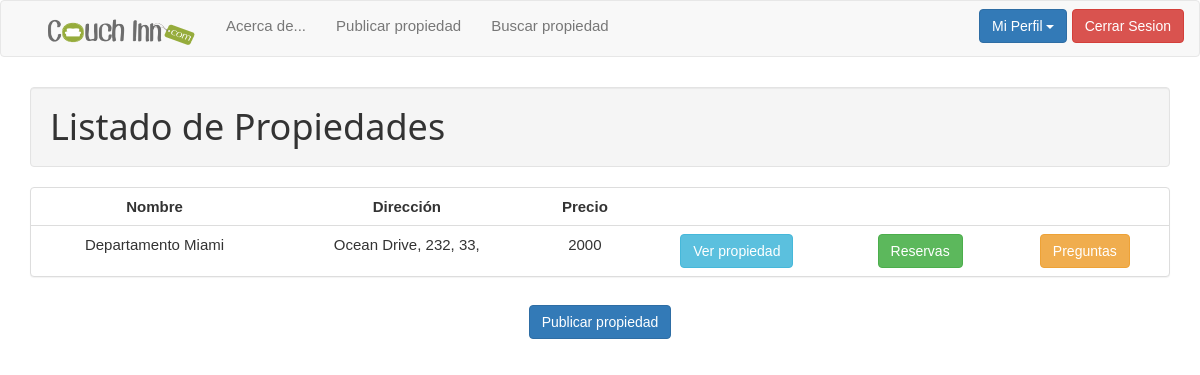
/user_property_list.php (signed in), run on the app's committed database.
### tables this page shows
CREATE TABLE `propiedad` (
  `id_propiedad` int(11) NOT NULL,
  `nombre` varchar(100) NOT NULL,
  `capacidad` int(11) NOT NULL,
  `numero_habitaciones` int(11) NOT NULL,
  `numero_banos` int(11) NOT NULL,
  `cochera` int(1) NOT NULL,
  `wifi` int(1) NOT NULL,
  `precio` double NOT NULL,
  `descripcion` varchar(1000) NOT NULL,
  `id_tipo_propiedad` int(11) NOT NULL,
  `id_ubicacion` int(11) NOT NULL,
  `id_usuario` int(11) NOT NULL
);

CREATE TABLE `ubicacion` (
  `id_ubicacion` int(11) NOT NULL,
  `calle` varchar(100) NOT NULL,
  `numero` int(11) NOT NULL,
  `piso` int(11) NOT NULL,
  `departamento` varchar(100) NOT NULL,
  `pais` varchar(100) NOT NULL,
  `provincia` varchar(100) NOT NULL,
  `ciudad` varchar(100) NOT NULL,
  `codigo_postal` int(11) NOT NULL
);

### web/user_property_list.php (the view, shortened to what this page needs)
<!DOCTYPE html>
<html lang="en">
  	<head>
	    <link href="css/bootstrap.min.css" rel="stylesheet" media="screen">
	    <link rel="stylesheet" href="css/w3.css">
  	</head>
  	<body>
    	<?php
			if (isset ($_SESSION['rol'])){
				if (($_SESSION['rol'] == 1) || ($_SESSION['rol'] == 2)){
					include 'user_taskbar.php';
				}
				else{
					header("Location: index.php");
				}
			}
			else{
				header("Location: index.php");
			}
		?>
		<div class="container">
	    	<h1 class="well">Listado de Propiedades</h1>
				<form name="form1" method="post" action="user_property_list_check.php">
					<div class="panel panel-default">
						<table class="table">
						    <tr>
								<td align="center"><strong>Nombre</strong></td>
								<td align="center"><strong>Dirección</strong></td>
								<td align="center"><strong>Precio</strong></td>
							</tr>
							<?php
							$result = mysql_query("SELECT * FROM propiedad WHERE (id_usuario = '$_SESSION[id_usuario]')");
							while ($tabla = mysql_fetch_array($result)){
								$var = $tabla["id_propiedad"];
							?>
							<tr>
								<td align="center"> <?php echo $tabla["nombre"];?></td>
								<?php
								$result2 = mysql_query("SELECT * FROM propiedad WHERE id_propiedad = '$tabla[id_propiedad]'");
								$propiedad = mysql_fetch_array($result2);
								$result3 = mysql_query("SELECT * FROM ubicacion WHERE id_ubicacion = '$propiedad[id_ubicacion]'");
								$propiedad_ubicacion = mysql_fetch_array($result3);
								?>
								<td align="center"> <?php echo $propiedad_ubicacion['calle'];?>, <?php echo $propiedad_ubicacion['numero'];?>, <?php echo $propiedad_ubicacion['piso'];?>, <?php echo $propiedad_ubicacion['departamento'];?> </td>
								<td align="center"> <?php echo $tabla["precio"];?></td>
								<td align="center" align="center" align="center"> <button type="submit" name="propiedad" id="propiedad" value="<?php echo htmlspecialchars($var);?>" class="btn btn-info btn-group-xs">Ver propiedad</button> </td>
								<td align="center" align="center"> <button type="submit" name="reservas" id="reservas" value="<?php echo htmlspecialchars($var);?>" class="btn btn-success btn-group-xs">Reservas</button> </td>
								<td align="center"> <button type="submit" name="preguntas" id="preguntas" value="<?php echo htmlspecialchars($var);?>" class="btn btn-warning btn-group-xs">Preguntas</button> </td>
							</tr>
							<?php
							}
							?>
						</table>
					</div>
				</form>
			<div align="center">
				<a href="property_publish.php"><button type="button" class="btn btn-primary navbar-btn">Publicar propiedad</button></a>
			</div>
		</div>
  	</body>
</html>

### web/css/w3.css (style rules this page uses)
* { -webkit-box-sizing:border-box;-moz-box-sizing:border-box;box-sizing:border-box }
html { -ms-text-size-adjust:100%;-webkit-text-size-adjust:100% }
body { margin:0 }
a { background-color:transparent }
button,input,select,textarea { font:inherit;margin:0 }
button { overflow:visible }
button,select { text-transform:none }
button,html input[type=button],input[type=reset],input[type=submit] { -webkit-appearance:button;cursor:pointer }
html,body { font-family:Verdana,sans-serif;font-size:15px;line-height:1.5 }
html { overflow-x:hidden }
h1,h2,h3,h4,h5,h6,.w3-slim,.w3-wide { font-family:"Segoe UI",Arial,sans-serif }
h1 { font-size:36px }
h1,h2,h3,h4,h5,h6 { font-weight:400;margin:10px 0 }
a { color:inherit }
table { border-collapse:collapse;border-spacing:0;width:100%;display:table }
table,th,td { border:none }

### data on the page
propiedad: nombre "Departamento Miami", id_ubicacion.calle "Ocean Drive", id_ubicacion.numero "232", id_ubicacion.piso "33", precio "2000", $var 38 (drawn)
